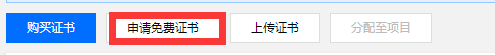
#> input picture python/django/web/blog/blog/media/images/image_20190816131423.png, 495 x 55 px; its folder holds only this picture in this run
$ python -i views.py   (imports and definitions only)   (older library calls are emulated)
#> lines starting #> are read from the running program, lines starting #| are printed output that depends on the picture
import os
import re
import time
import glob
import hashlib
import requests
import cv2 as cv
from .forms import *
from .models import *
import urllib.request
from PIL import Image
from django.shortcuts import render
from django.core.validators import validate_email
from django.core.exceptions import ValidationError
from django.views.decorators.cache import cache_page
from django.http import HttpResponseRedirect, JsonResponse
from django.core.paginator import Paginator, EmptyPage, PageNotAnInteger

# Create your views here.
pagesize = 10


# [639 lines left out: functions index, page, detail, detailnext, detailpage, category and 7 more, not called in this run]


def png2jpg(path):
    img = cv.imread(path, 0)
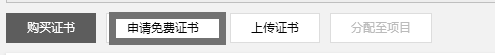
#> img: shape (55, 495); min 0, max 255, mean 217.4
    w, h = img.shape[::-1]
#> w = 495; h = 55
    infile = path
    outfile = os.path.splitext(infile)[0] + ".jpg"
    img = Image.open(infile)
#> img: PIL image 495x55 RGBA
    try:
        if len(img.split()) == 4:
            r, g, b, a = img.split()
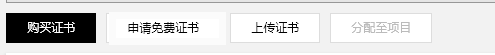
#> r: PIL image 495x55 L; min 0, max 255, mean 217.4
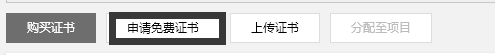
#> g: PIL image 495x55 L; min 0, max 255, mean 215.2
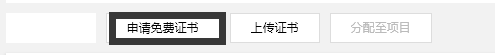
#> b: PIL image 495x55 L; min 0, max 255, mean 229.9
#> a: PIL image 495x55 L; every value is 255
            img = Image.merge("RGB", (r, g, b))
#> img: PIL image 495x55 RGB
            img.convert('RGB').save(outfile, quality=100)
            os.remove(path)
        else:
            img.convert('RGB').save(outfile, quality=100)
            os.remove(path)
        return outfile
    except Exception as e:
        pass

>>> result = png2jpg('../../blog/blog/media/images/image_20190816131423.png')
